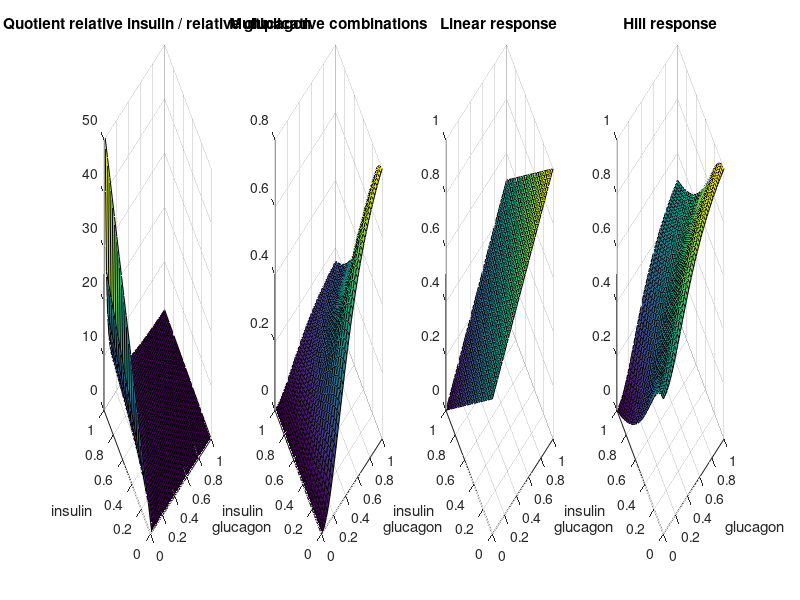
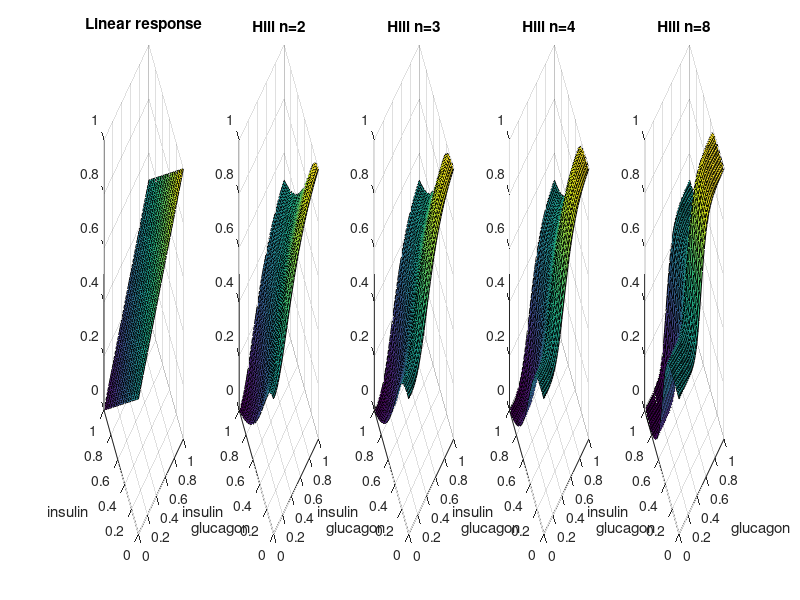

Recreate these plots in MATLAB, in order. (Note: this script raises an error after producing the figures.)
% Analyse gamma switches depending on insulin and glucagon.
% The switch variable gamma is in [0,1] and a function of the insulin and
% glucagon concentrations. To have comparable influence of insulin and
% glucagon the relative responses are used.
% gamma = f(ins, gluc)
% Relative insulin and relative glucagon in [0,1].
clear all
close all

%% Different gamma functions:
% calculate the gamma switch variable depending on the insulin and glucagon
ins = 0:0.05:1;
gluc = 0:0.02:1;

% differenct response curves
gamma = zeros(length(ins), length(gluc));
gamma2 = zeros(length(ins), length(gluc));
gamma3 = zeros(length(ins), length(gluc));
gamma4 = zeros(length(ins), length(gluc));
gamma5 = zeros(length(ins), length(gluc));
gamma6 = zeros(length(ins), length(gluc));
gamma7 = zeros(length(ins), length(gluc));
for i=1:length(ins)
    for k=1:length(gluc)
        % quotient
        gamma(i,k) = ins(i)/gluc(k); %gluc(k)/ins(i);
        % multiplicative combination of one dimensional effects
        n=2;
        gamma2(i,k) = (1 - ins(i)^n/(ins(i)^n + 0.5^n) ) * gluc(k)^n/(gluc(k)^n + 0.5^n);
        % linear response
        gamma3(i,k) = 0.5 - 0.5 * ins(i) + 0.5 * gluc(k);
        % hill response
        n = 2;
        gamma4(i,k) = 0.5 - 0.5 * ins(i)^n/(ins(i)^n + 0.5^n) / (1/( 1 + 0.5^n) ) + 0.5 * gluc(k)^n/(gluc(k)^n + 0.5^n)/(1/( 1 + 0.5^n) );
        n = 3;
        gamma5(i,k) = 0.5 - 0.5 * ins(i)^n/(ins(i)^n + 0.5^n) / (1/( 1 + 0.5^n) ) + 0.5 * gluc(k)^n/(gluc(k)^n + 0.5^n)/(1/( 1 + 0.5^n) );
        n = 4;
        gamma6(i,k) = 0.5 - 0.5 * ins(i)^n/(ins(i)^n + 0.5^n) / (1/( 1 + 0.5^n) ) + 0.5 * gluc(k)^n/(gluc(k)^n + 0.5^n)/(1/( 1 + 0.5^n) );
        n = 8;
        gamma7(i,k) = 0.5 - 0.5 * ins(i)^n/(ins(i)^n + 0.5^n) / (1/( 1 + 0.5^n) ) + 0.5 * gluc(k)^n/(gluc(k)^n + 0.5^n)/(1/( 1 + 0.5^n) );
    end
end

% plot the gammas
figure(1)
subplot(1,4,1)
surf(gluc, ins, gamma)
title('Quotient relative insulin / relative glucagon')
xlabel('glucagon')
ylabel('insulin')
subplot(1,4,2)
surf(gluc, ins, gamma2)
title('Multiplicative combinations')
xlabel('glucagon')
ylabel('insulin')
subplot(1,4,3)
surf(gluc, ins, gamma3)
title('Linear response')
xlabel('glucagon')
ylabel('insulin')
subplot(1,4,4)
surf(gluc, ins, gamma4)
title('Hill response')
xlabel('glucagon')
ylabel('insulin')

% hill responses
figure(3)
subplot(1,5,1)
surf(gluc, ins, gamma3)
title('Linear response')
xlabel('glucagon')
ylabel('insulin')
subplot(1,5,2)
surf(gluc, ins, gamma4)
title('Hill n=2')
xlabel('glucagon')
ylabel('insulin')
subplot(1,5,3)
surf(gluc, ins, gamma5)
title('Hill n=3')
xlabel('glucagon')
ylabel('insulin')
subplot(1,5,4)
surf(gluc, ins, gamma6)
title('Hill n=4')
xlabel('glucagon')
ylabel('insulin')
subplot(1,5,5)
surf(gluc, ins, gamma7)
title('Hill n=8')
xlabel('glucagon')
ylabel('insulin')



%% Analysis of the changes in blood glucose concentrations on the switch
%% behaviour
glucose_ext = 3:0.2:15;     % [mM] external glucose

% Calculation of the normed insulin and glucagon responses
% normal
insulin = insulin_f(glucose_ext);
glucagon = glucagon_f(glucose_ext);
rel_insulin = insulin_rel(glucose_ext);
rel_glucagon = glucagon_rel(glucose_ext);
gamma = gamma_f(rel_insulin, rel_glucagon);
% diabetes
insulin_dia = insulin_f(glucose_ext, 'dia');
glucagon_dia = glucagon_f(glucose_ext, 'dia');
rel_insulin_dia = insulin_rel(glucose_ext, 'dia');
rel_glucagon_dia = glucagon_rel(glucose_ext, 'dia');
gamma_dia = gamma_f(rel_insulin_dia, rel_glucagon_dia);

% path on surface, depending on blood glucose
z = gamma_f(rel_insulin, rel_glucagon);
z_dia = gamma_f(rel_insulin_dia, rel_glucagon_dia);

figure(2)
% insulin
subplot(3,2,1)
plot(glucose_ext, rel_insulin, glucose_ext, rel_insulin_dia)
xlabel('glucose [mM]')
ylabel('normed insulin')
axis([glucose_ext(1) glucose_ext(end) 0 1.05])
subplot(3,2,2)
plot(glucose_ext, insulin, glucose_ext, insulin_dia)
xlabel('glucose [mM]')
ylabel('insulin [pmol/l]')
axis([glucose_ext(1) glucose_ext(end) 0 600])

% glucagon
subplot(3,2,3)
plot(glucose_ext, rel_glucagon, glucose_ext, rel_glucagon_dia)
xlabel('glucose [mM]')
ylabel('normed glucagon')
axis([glucose_ext(1) glucose_ext(end) 0 1.05])
subplot(3,2,4)
plot(glucose_ext, glucagon, glucose_ext, glucagon_dia)
xlabel('glucose [mM]')
ylabel('glucagon [pmol/l]')
axis([glucose_ext(1) glucose_ext(end) 11 25.5])

% gamma
subplot(3,2,5)
plot(glucose_ext, gamma, glucose_ext, gamma_dia)
xlabel('glucose [mM]')
ylabel('gamma switch')
axis([glucose_ext(1) glucose_ext(end) 0 1.05])

% plot the path on the surface
subplot(3,2,6)
surf(gluc, ins, gamma3)
xlabel('glucagon')
ylabel('insulin')
zlabel('gamma')
hold on
plot3(rel_glucagon, rel_insulin, z, 'o',...
                'MarkerEdgeColor','k',...
                'MarkerFaceColor','y',...
                'MarkerSize',5 )
hold on
plot3(rel_glucagon, rel_insulin, 0*rel_glucagon, 'o',...
                'MarkerEdgeColor','k',...
                'MarkerFaceColor','y',...
                'MarkerSize',5 )
hold on
plot3(rel_glucagon_dia, rel_insulin_dia, z_dia, 'o',...
                'MarkerEdgeColor','k',...
                'MarkerFaceColor','r',...
                'MarkerSize',5 )
hold on
plot3(rel_glucagon_dia, rel_insulin_dia, 0*rel_glucagon_dia, 'o',...
                'MarkerEdgeColor','k',...
                'MarkerFaceColor','r',...
                'MarkerSize',5 )
colormap('gray')


            
%% plot the path on the switch surface
figure(4)
plot3(rel_glucagon, rel_insulin, z, 'o',...
                'MarkerEdgeColor','k',...
                'MarkerFaceColor','y',...
                'MarkerSize',10 )
hold on
plot3(rel_glucagon_dia, rel_insulin_dia, z_dia, 'o',...
                'MarkerEdgeColor','k',...
                'MarkerFaceColor','r',...
                'MarkerSize',10 )
hold on
plot3(rel_glucagon_dia, rel_insulin_dia, 0*rel_glucagon_dia, 'o',...
                'MarkerEdgeColor','k',...
                'MarkerFaceColor','r',...
                'MarkerSize',10 )
hold on
plot3(rel_glucagon, rel_insulin, 0*rel_glucagon, 'o',...
                'MarkerEdgeColor','k',...
                'MarkerFaceColor','y',...
                'MarkerSize',10 )
hold on
rel_data = 0:0.1:1;
surf(gluc, ins, gamma3)
xlabel('glucagon', 'FontSize', 11, 'FontWeight', 'bold')
ylabel('insulin', 'FontSize', 11, 'FontWeight', 'bold')
zlabel('\gamma', 'FontSize', 11, 'FontWeight', 'bold')
legend('normal', 'diabetes')
grid
colormap('gray')
colorbar('peer',gca);

%% 

figure(5)
g0 = gamma_f(rel_insulin, rel_glucagon);
g2 = gamma_f(rel_insulin, rel_glucagon, 'hill', 2);
g3 = gamma_f(rel_insulin, rel_glucagon, 'hill', 3);
g4 = gamma_f(rel_insulin, rel_glucagon, 'hill', 4);
g5 = gamma_f(rel_insulin, rel_glucagon, 'hill', 8);

plot(glucose_ext, g0, glucose_ext, g2, glucose_ext, g3, glucose_ext, g4, glucose_ext, g5)
xlabel('glucose [mM]')
ylabel('gamma')
legend('linear', 'n=2', 'n=3', 'n=4', 'n=8') 



% figure(5)
% % path on surface, depending on blood glucose
% subplot(1,4,1)
% z1 = gamma_f(rel_insulin, rel_glucagon);
% z1_dia = gamma_f(rel_insulin_dia, rel_glucagon_dia);
% 
% plot3(rel_glucagon, rel_insulin, z, 'o',...
%                 'MarkerEdgeColor','k',...
%                 'MarkerFaceColor','y',...
%                 'MarkerSize',5 )
% hold on
% plot3(rel_glucagon, rel_insulin, 0*rel_glucagon, 'o',...
%                 'MarkerEdgeColor','k',...
%                 'MarkerFaceColor','y',...
%                 'MarkerSize',5 )
% hold on
% plot3(rel_glucagon_dia, rel_insulin_dia, z_dia, 'o',...
%                 'MarkerEdgeColor','k',...
%                 'MarkerFaceColor','r',...
%                 'MarkerSize',5 )
% hold on
% plot3(rel_glucagon_dia, rel_insulin_dia, 0*rel_glucagon_dia, 'o',...
%                 'MarkerEdgeColor','k',...
%                 'MarkerFaceColor','r',...
%                 'MarkerSize',5 )
% hold on
% rel_data = 0:0.1:1;
% surf(gluc, ins, gamma3)
% xlabel('glucagon')
% ylabel('insulin')
% zlabel('gamma')
% colormap('gray')


% Plot of different gamma functions
figure(7)
% insulin
subplot(2,2,1)
plot(glucose_ext, rel_insulin, glucose_ext, rel_insulin_dia)
xlabel('glucose [mM]', 'FontWeight', 'bold', 'FontSize', 11)
ylabel('relative insulin', 'FontWeight', 'bold', 'FontSize', 11)
axis([glucose_ext(1) glucose_ext(end) -0.05 1.05])
legend('normal', 'diabetes')

% glucagon
subplot(2,2,2)
plot(glucose_ext, rel_glucagon, glucose_ext, rel_glucagon_dia)
xlabel('glucose [mM]', 'FontWeight', 'bold', 'FontSize', 11)
ylabel('relative glucagon', 'FontWeight', 'bold', 'FontSize', 11)
axis([glucose_ext(1) glucose_ext(end) -0.05 1.05])
legend('normal', 'diabetes')

% gamma
subplot(2,2,3)
plot(glucose_ext, gamma, glucose_ext, gamma_dia)
xlabel('glucose [mM]', 'FontWeight', 'bold', 'FontSize', 11)
ylabel('\gamma', 'FontWeight', 'bold', 'FontSize', 16)
axis([glucose_ext(1) glucose_ext(end) -0.05 1.05])
legend('normal', 'diabetes')

% different gammas
subplot(2,2,4)
plot(glucose_ext, g0, glucose_ext, g2, glucose_ext, g4, glucose_ext, g5)
xlabel('glucose [mM]', 'FontWeight', 'bold', 'FontSize', 11)
ylabel('\gamma', 'FontWeight', 'bold', 'FontSize', 16)
legend('linear', 'n=2', 'n=4', 'n=8')
axis([glucose_ext(1) glucose_ext(end) -0.05 1.05])


%% Plot of gamma
figure(8)

% gamma
plot(glucose_ext, gamma, glucose_ext, gamma_dia)
title('Phosphorylation State \gamma', 'FontWeight', 'bold', 'FontSize', 14)
xlabel('glucose [mM]', 'FontWeight', 'bold', 'FontSize', 12)
ylabel('\gamma', 'FontWeight', 'bold', 'FontSize', 16)
axis([glucose_ext(1) glucose_ext(end) -0.05 1.05])
legend('normal', 'diabetes')







